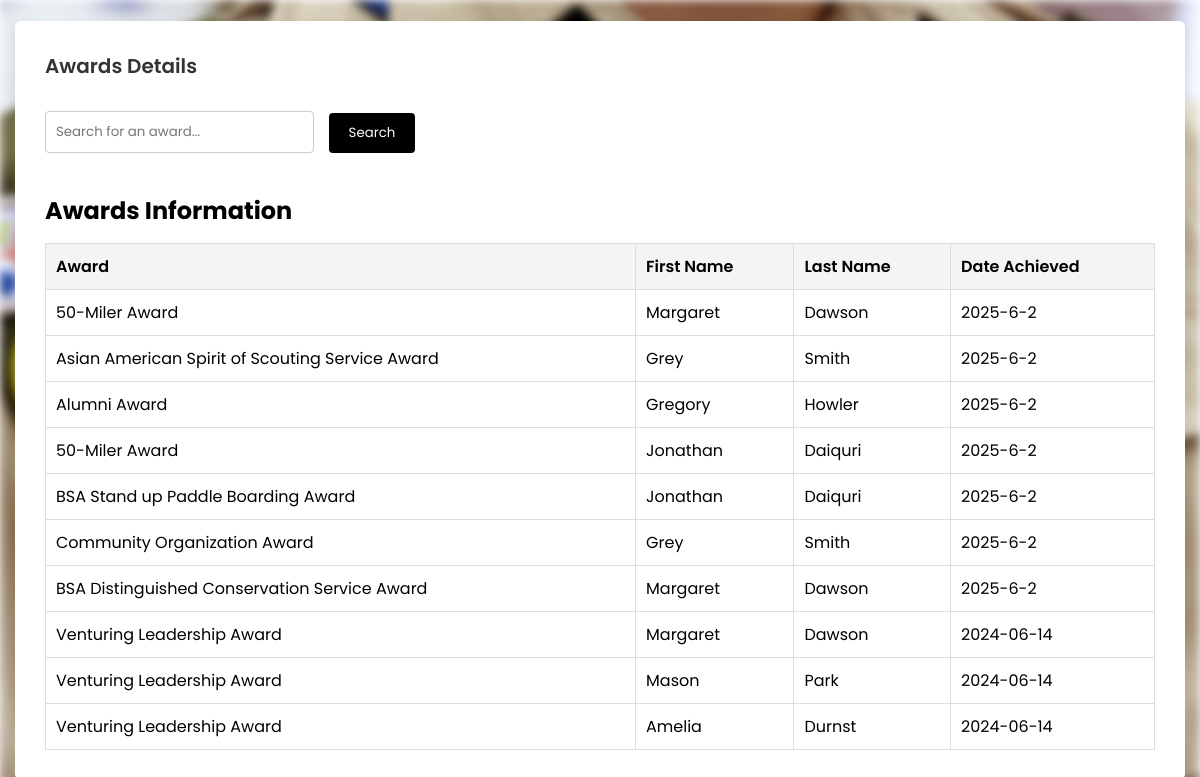
Screenshot of /viewAwards.php with the database file from the repository.
### tables this page shows
CREATE TABLE AWARDS (
    AWARDID INT IDENTITY(1,1),
    AWARDNAME VARCHAR(100),
    PRIMARY KEY (AWARDID)
);

### viewAwards.php (the view, shortened to what this page needs)
<?php
    $db = new SQLite3('DatabaseCreator.db');
    $sql = "SELECT AWARDS.AWARDNAME, SCOUTS.FIRSTNAME, SCOUTS.LASTNAME, MEMBER_AWARDS.DATE_AWARDED
        FROM MEMBER_AWARDS
        JOIN SCOUTS ON MEMBER_AWARDS.SCOUTID = SCOUTS.SCOUTID
        JOIN AWARDS ON MEMBER_AWARDS.AWARDID = AWARDS.AWARDID";
    $result = $db->query($sql);
    $awards = [];
    while ($row = $result->fetchArray(SQLITE3_ASSOC)) {
        $awards[] = $row;
    }
?>
<!DOCTYPE html>
<html lang="en">
<head>
    <link rel="stylesheet" href="style.css">
</head>
<body>
    <div class="container">
        <header>Awards Details</header>
        <div class="awards-info">
            <div class="search-container">
                <input type="text" id="searchInput" placeholder="Search for an award...">
                <button onclick="searchAward()">Search</button>
            </div>
            <h2>Awards Information</h2>
            <table id="awardsTable">
                <tr>
                    <th>Award</th>
                    <th>First Name</th>
                    <th>Last Name</th>
                    <th>Date Achieved</th>
                </tr>
                <?php if (!empty($awards)): ?>
                    <?php foreach ($awards as $award): ?>
                        <tr>
                            <td><?php echo htmlspecialchars($award['AWARDNAME']); ?></td>
                            <td><?php echo htmlspecialchars($award['FIRSTNAME']); ?></td>
                            <td><?php echo htmlspecialchars($award['LASTNAME']); ?></td>
                            <td><?php echo htmlspecialchars($award['DATE_AWARDED']); ?></td>
                        </tr>
                    <?php endforeach; ?>
                <?php else: ?>
                    <tr>
                        <td colspan="7">No award information available.</td>
                    </tr>
                <?php endif; ?>
            </table>
        </div>
    </div>
</body>
</html>

### style.css (style rules this page uses)
* { margin: 0; padding: 0; box-sizing: border-box; font-family: 'Poppins', sans-serif; }
body { min-height: 100vh; display: flex; align-items: center; justify-content: center; background: #ffff; }
.container { position: relative; max-width: 1200px; width: 100%; border-radius: 6px; padding: 30px; margin: 0 15px; background-color: #fff; box-shadow: 0 5px 10px rgba(0, 0, 0, 0.1); }
.container header { position: relative; font-size: 20px; font-weight: 600; color: #333; }
.container header::before { content: ""; position: absolute; left: 0; bottom: -2px; height: 3px; width: 27px; border-radius: 8px; background-color: #fff; }
#searchInput { margin-bottom: 20px; padding: 10px; border: 1px solid #ccc; border-radius: 4px; width: 100%; box-sizing: border-box; }
.awards-info { margin-top: 30px; }
.awards-info table { width: 100%; border-collapse: collapse; margin-top: 15px; }
.awards-info table th, .awards-info table td { padding: 10px; border: 1px solid #ddd; text-align: left; }
.awards-info table th { background-color: #f4f4f4; font-weight: 600; }
.awards-info .search-container { display: flex; align-items: center; margin-bottom: 20px; }
.awards-info .search-container input[type="text"] { padding: 10px; flex: 0.25; border: 1px solid #ccc; border-radius: 4px; }
.awards-info .search-container button { padding: 10px 20px; background-color: #000; color: white; border: none; border-radius: 4px; cursor: pointer; transition: background-color 0.3s ease; margin-left: 5px; }
.search-container { display: flex; align-items: center; margin-bottom: 20px; }
.search-container input[type="text"] { padding: 10px; flex: 0.25; border: 1px solid #ccc; border-radius: 4px; }
.search-container button { padding: 10px 20px; background-color: #000; color: white; border: none; border-radius: 4px; cursor: pointer; transition: background-color 0.3s ease; margin-left: 5px; margin-bottom: 18px; }
.search-container input[type="text"], .search-container input[type="date"] { padding: 10px; border: 1px solid #ccc; border-radius: 4px; margin-right: 10px; margin-bottom: 18px; }
.search-container button { padding: 10px 20px; background-color: #000; color: white; border: none; border-radius: 4px; cursor: pointer; transition: background-color 0.3s ease; }

### rows the page displays
awards: AWARDNAME "50-Miler Award", FIRSTNAME "Margaret", LASTNAME "Dawson", DATE_AWARDED "2025-6-2", FIRSTNAME "Jonathan", LASTNAME "Daiquri"
awards: AWARDNAME "Asian American Spirit of Scouting Service Award", FIRSTNAME "Grey", LASTNAME "Smith", DATE_AWARDED "2025-6-2"
awards: AWARDNAME "Alumni Award", FIRSTNAME "Gregory", LASTNAME "Howler", DATE_AWARDED "2025-6-2"
awards: AWARDNAME "BSA Stand up Paddle Boarding Award", FIRSTNAME "Jonathan", LASTNAME "Daiquri", DATE_AWARDED "2025-6-2"
awards: AWARDNAME "Community Organization Award", FIRSTNAME "Grey", LASTNAME "Smith", DATE_AWARDED "2025-6-2"
awards: AWARDNAME "BSA Distinguished Conservation Service Award", FIRSTNAME "Margaret", LASTNAME "Dawson", DATE_AWARDED "2025-6-2"
awards: AWARDNAME "Venturing Leadership Award", FIRSTNAME "Margaret", LASTNAME "Dawson", DATE_AWARDED "2024-06-14", FIRSTNAME "Mason", LASTNAME "Park", FIRSTNAME "Amelia", LASTNAME "Durnst"
